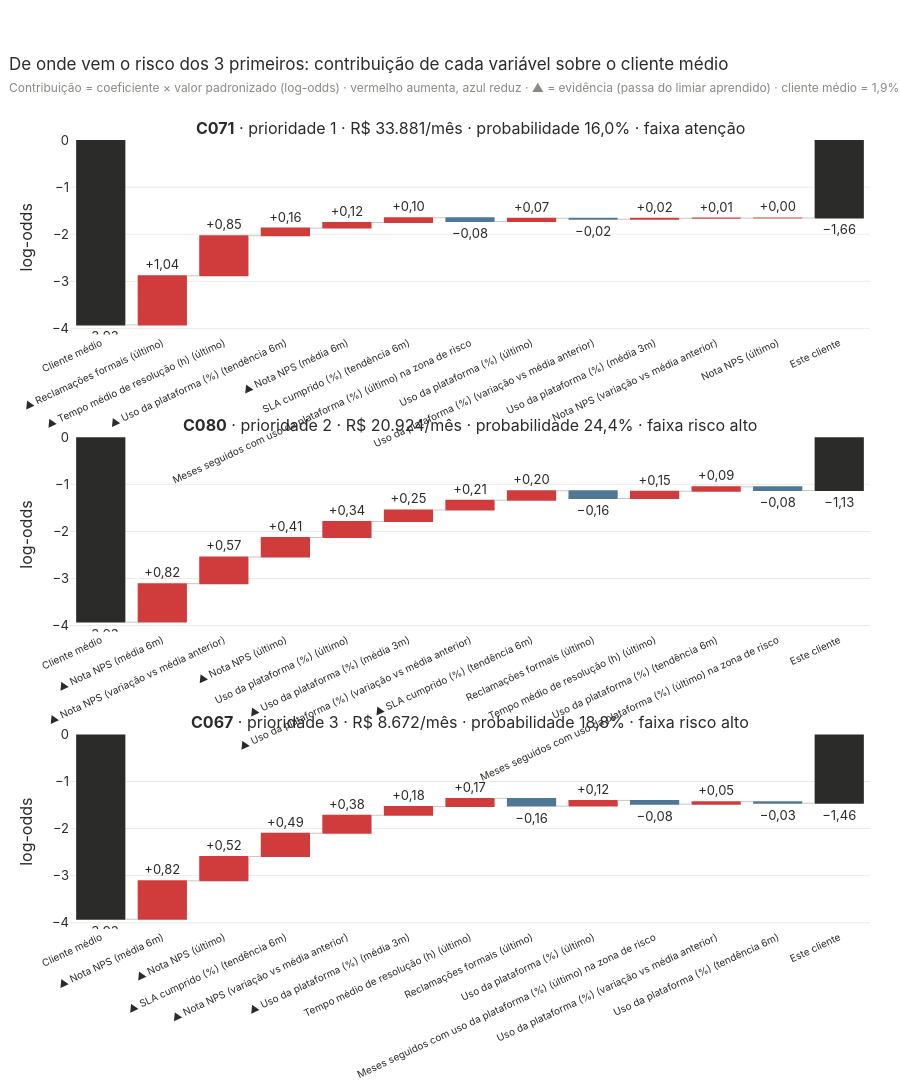

Here is the notebook cell this chart was saved with:
### Markdown cell above
## 6. Por que os 3 primeiros da fila

### Code cell
TOP3 = F.index[:3].tolist()
C3 = M.contribuicoes(r.X.loc[F.loc[TOP3, "linha"]])
C3.index = TOP3
b0 = M.intercepto
sig = lambda z: 1 / (1 + np.exp(-z))
fig = make_subplots(rows=3, cols=1, vertical_spacing=0.13,
                    subplot_titles=[f"<b>{c}</b> · prioridade {F.at[c, 'prioridade']} · {fmt_brl(F.at[c, 'valor_mensal'])}/mês · "
                                    f"probabilidade {pct(F.at[c, 'probabilidade'])} · faixa {NOME_FAIXA[F.at[c, 'faixa_risco']].lower()}" for c in TOP3])
for i, c in enumerate(TOP3, start=1):
    ct = C3.loc[c].reindex(C3.loc[c].abs().sort_values(ascending=False).index)
    ec = E[E.cliente == c].set_index("variavel")
    marca = ["▲ " if ec.at[f, "dispara"] else "" for f in ct.index]
    xs = ["Cliente médio"] + [f"{m}{ROT[f]}" for f, m in zip(ct.index, marca)] + ["Este cliente"]
    fig.add_trace(go.Waterfall(x=xs, y=[b0, *ct.values, 0], measure=["absolute"] + ["relative"] * len(ct) + ["total"],
                               increasing=dict(marker=dict(color=CORES["Cancelou"])), decreasing=dict(marker=dict(color=CORES["Ativo"])),
                               totals=dict(marker=dict(color=TINTA)), connector=dict(line=dict(color="#c9c7c0", width=1)),
                               text=[br(b0)] + [("+" if v > 0 else "") + br(v) for v in ct.values] + [br(b0 + ct.sum())], textposition="outside",
                               customdata=[f"Probabilidade do cliente médio: {pct(sig(b0))}"]
                                          + [f"{ec.at[f, 'titulo']}<br>{ec.at[f, 'detalhe']}" for f in ct.index]
                                          + [f"Probabilidade: {pct(sig(b0 + ct.sum()))}"],
                               hovertemplate="<b>%{x}</b><br>%{customdata}<br>Log-odds: %{y:+.2f}<extra></extra>", showlegend=False), row=i, col=1)
    fig.update_yaxes(title_text="log-odds", row=i, col=1)
fig.update_xaxes(tickangle=-25, tickfont_size=10)
fig.update_layout(height=1400, margin=dict(t=140, b=120),
                  title="De onde vem o risco dos 3 primeiros: contribuição de cada variável sobre o cliente médio"
                        + sub(f"Contribuição = coeficiente × valor padronizado (log-odds) · vermelho aumenta, azul reduz · "
                              f"▲ = evidência (passa do limiar aprendido) · cliente médio = {pct(sig(b0))}"))
fig.show()

### Figure 1 — Plotly figure (JSON) as saved in the notebook; plotly's stock layout.template omitted (floating-point values rounded to 4 significant figures)
{"data": [{"connector": {"line": {"color": "#c9c7c0", "width": 1}}, "customdata": ["Probabilidade do cliente médio: 1,9%", "Reclamações formais alto<br>Reclamações formais 3 no último mês (limite ≥ 1)", "Tempo médio de resolução (h) alto<br>Tempo médio de resolução (h) 40,2 no último mês (limite ≥ 28)", "Uso da plataforma (%) em queda<br>Uso da plataforma (%) em queda de 2,93 por mês nos últimos 6 meses (limite ≤ −2/mês)", "Nota NPS baixo<br>Nota NPS: 6,5 em média nos registros dos últimos 6 meses (limite ≤ 6,5)", "SLA cumprido (%) em queda<br>SLA cumprido (%) em queda de 2,20 por mês nos últimos 6 meses (limite ≤ −3/mês)", "Sinal recente<br>0 meses seguidos com uso da plataforma (%) (último) ≤ 65 (alerta a partir de 1)", "Uso da plataforma (%) baixo<br>Uso da plataforma (%) 76,3 no último mês (limite ≤ 65)", "Uso da plataforma (%) caiu<br>Uso da plataforma (%) caiu 0,7 vs a média anterior do cliente (79,3 → 78,6); limite: queda de 8", "Uso da plataforma (%) baixo<br>Uso da plataforma (%): 78,6 em média nos últimos 3 meses (limite ≤ 76)", "Nota NPS caiu<br>Nota NPS caiu 0,2 vs a média anterior do cliente (7,2 → 7); limite: queda de 1,5", "Nota NPS baixo<br>Nota NPS 7 no último registro (jun/2026) (limite ≤ 5)", "Probabilidade: 16,0%"], "decreasing": {"marker": {"color": "#4e7896"}}, "hovertemplate": "<b>%{x}</b><br>%{customdata}<br>Log-odds: %{y:+.2f}<extra></extra>", "increasing": {"marker": {"color": "#d03b3b"}}, "measure": ["absolute", "relative", "relative", "relative", "relative", "relative", "relative", "relative", "relative", "relative", "relative", "relative", "total"], "showlegend": false, "text": ["−3,93", "+1,04", "+0,85", "+0,16", "+0,12", "+0,10", "−0,08", "+0,07", "−0,02", "+0,02", "+0,01", "+0,00", "−1,66"], "textposition": "outside", "totals": {"marker": {"color": "#2b2b29"}}, "type": "waterfall", "x": ["Cliente médio", "▲ Reclamações formais (último)", "▲ Tempo médio de resolução (h) (último)", "▲ Uso da plataforma (%) (tendência 6m)", "▲ Nota NPS (média 6m)", "SLA cumprido (%) (tendência 6m)", "Meses seguidos com uso da plataforma (%) (último) na zona de risco", "Uso da plataforma (%) (último)", "Uso da plataforma (%) (variação vs média anterior)", "Uso da plataforma (%) (média 3m)", "Nota NPS (variação vs média anterior)", "Nota NPS (último)", "Este cliente"], "xaxis": "x", "y": [-3.926, 1.041, 0.8513, 0.1622, 0.1186, 0.101, -0.07913, 0.06856, -0.021, 0.01966, 0.005148, 0.002453, 0], "yaxis": "y"}, {"connector": {"line": {"color": "#c9c7c0", "width": 1}}, "customdata": ["Probabilidade do cliente médio: 1,9%", "Nota NPS baixo<br>Nota NPS: 3 em média nos registros dos últimos 6 meses (limite ≤ 6,5)", "Nota NPS caiu<br>Nota NPS caiu 4,3 vs a média anterior do cliente (7,3 → 3); limite: queda de 1,5", "Nota NPS baixo<br>Nota NPS 3 no último registro (mar/2026) (limite ≤ 5)", "Uso da plataforma (%) baixo<br>Uso da plataforma (%) 66,5 no último mês (limite ≤ 65)", "Uso da plataforma (%) baixo<br>Uso da plataforma (%): 69,5 em média nos últimos 3 meses (limite ≤ 76)", "Uso da plataforma (%) caiu<br>Uso da plataforma (%) caiu 11,7 vs a média anterior do cliente (81,2 → 69,5); limite: queda de 8", "SLA cumprido (%) em queda<br>SLA cumprido (%) em queda de 3,97 por mês nos últimos 6 meses (limite ≤ −3/mês)", "Reclamações formais alto<br>Reclamações formais 0 no último mês (limite ≥ 1)", "Tempo médio de resolução (h) alto<br>Tempo médio de resolução (h) 25,9 no último mês (limite ≥ 28)", "Uso da plataforma (%) em queda<br>Uso da plataforma (%) em queda de 1,89 por mês nos últimos 6 meses (limite ≤ −2/mês)", "Sinal recente<br>0 meses seguidos com uso da plataforma (%) (último) ≤ 65 (alerta a partir de 1)", "Probabilidade: 24,4%"], "decreasing": {"marker": {"color": "#4e7896"}}, "hovertemplate": "<b>%{x}</b><br>%{customdata}<br>Log-odds: %{y:+.2f}<extra></extra>", "increasing": {"marker": {"color": "#d03b3b"}}, "measure": ["absolute", "relative", "relative", "relative", "relative", "relative", "relative", "relative", "relative", "relative", "relative", "relative", "total"], "showlegend": false, "text": ["−3,93", "+0,82", "+0,57", "+0,41", "+0,34", "+0,25", "+0,21", "+0,20", "−0,16", "+0,15", "+0,09", "−0,08", "−1,13"], "textposition": "outside", "totals": {"marker": {"color": "#2b2b29"}}, "type": "waterfall", "x": ["Cliente médio", "▲ Nota NPS (média 6m)", "▲ Nota NPS (variação vs média anterior)", "▲ Nota NPS (último)", "Uso da plataforma (%) (último)", "▲ Uso da plataforma (%) (média 3m)", "▲ Uso da plataforma (%) (variação vs média anterior)", "▲ SLA cumprido (%) (tendência 6m)", "Reclamações formais (último)", "Tempo médio de resolução (h) (último)", "Uso da plataforma (%) (tendência 6m)", "Meses seguidos com uso da plataforma (%) (último) na zona de risco", "Este cliente"], "xaxis": "x2", "y": [-3.926, 0.8158, 0.5664, 0.4141, 0.3383, 0.246, 0.208, 0.1996, -0.1642, 0.1545, 0.09293, -0.07913, 0], "yaxis": "y2"}, {"connector": {"line": {"color": "#c9c7c0", "width": 1}}, "customdata": ["Probabilidade do cliente médio: 1,9%", "Nota NPS baixo<br>Nota NPS: 3 em média nos registros dos últimos 6 meses (limite ≤ 6,5)", "Nota NPS baixo<br>Nota NPS 2 no último registro (jun/2026) (limite ≤ 5)", "SLA cumprido (%) em queda<br>SLA cumprido (%) em queda de 9,23 por mês nos últimos 6 meses (limite ≤ −3/mês)", "Nota NPS caiu<br>Nota NPS caiu 3 vs a média anterior do cliente (5 → 2); limite: queda de 1,5", "Uso da plataforma (%) baixo<br>Uso da plataforma (%): 72 em média nos últimos 3 meses (limite ≤ 76)", "Tempo médio de resolução (h) alto<br>Tempo médio de resolução (h) 26,3 no último mês (limite ≥ 28)", "Reclamações formais alto<br>Reclamações formais 0 no último mês (limite ≥ 1)", "Uso da plataforma (%) baixo<br>Uso da plataforma (%) 74,4 no último mês (limite ≤ 65)", "Sinal recente<br>0 meses seguidos com uso da plataforma (%) (último) ≤ 65 (alerta a partir de 1)", "Uso da plataforma (%) caiu<br>Uso da plataforma (%) caiu 4,2 vs a média anterior do cliente (76,2 → 72); limite: queda de 8", "Uso da plataforma (%) em alta<br>Uso da plataforma (%) em alta de 0,00 por mês nos últimos 6 meses (limite ≤ −2/mês)", "Probabilidade: 18,8%"], "decreasing": {"marker": {"color": "#4e7896"}}, "hovertemplate": "<b>%{x}</b><br>%{customdata}<br>Log-odds: %{y:+.2f}<extra></extra>", "increasing": {"marker": {"color": "#d03b3b"}}, "measure": ["absolute", "relative", "relative", "relative", "relative", "relative", "relative", "relative", "relative", "relative", "relative", "relative", "total"], "showlegend": false, "text": ["−3,93", "+0,82", "+0,52", "+0,49", "+0,38", "+0,18", "+0,17", "−0,16", "+0,12", "−0,08", "+0,05", "−0,03", "−1,46"], "textposition": "outside", "totals": {"marker": {"color": "#2b2b29"}}, "type": "waterfall", "x": ["Cliente médio", "▲ Nota NPS (média 6m)", "▲ Nota NPS (último)", "▲ SLA cumprido (%) (tendência 6m)", "▲ Nota NPS (variação vs média anterior)", "▲ Uso da plataforma (%) (média 3m)", "Tempo médio de resolução (h) (último)", "Reclamações formais (último)", "Uso da plataforma (%) (último)", "Meses seguidos com uso da plataforma (%) (último) na zona de risco", "Uso da plataforma (%) (variação vs média anterior)", "Uso da plataforma (%) (tendência 6m)", "Este cliente"], "xaxis": "x3", "y": [-3.926, 0.8158, 0.517, 0.493, 0.3831, 0.1838, 0.174, -0.1642, 0.1209, -0.07913, 0.05202, -0.03258, 0], "yaxis": "y3"}], "layout": {"annotations": [{"font": {"size": 16}, "showarrow": false, "text": "<b>C071</b> · prioridade 1 · R$ 33.881/mês · probabilidade 16,0% · faixa atenção", "x": 0.5, "xanchor": "center", "xref": "paper", "y": 1.0, "yanchor": "bottom", "yref": "paper"}, {"font": {"size": 16}, "showarrow": false, "text": "<b>C080</b> · prioridade 2 · R$ 20.924/mês · probabilidade 24,4% · faixa risco alto", "x": 0.5, "xanchor": "center", "xref": "paper", "y": 0.6233, "yanchor": "bottom", "yref": "paper"}, {"font": {"size": 16}, "showarrow": false, "text": "<b>C067</b> · prioridade 3 · R$ 8.672/mês · probabilidade 18,8% · faixa risco alto", "x": 0.5, "xanchor": "center", "xref": "paper", "y": 0.2467, "yanchor": "bottom", "yref": "paper"}], "height": 1400, "margin": {"b": 120, "t": 140}, "title": {"text": "De onde vem o risco dos 3 primeiros: contribuição de cada variável sobre o cliente médio<br><span style='font-size:12px;color:#8a8984'>Contribuição = coeficiente × valor padronizado (log-odds) · vermelho aumenta, azul reduz · ▲ = evidência (passa do limiar aprendido) · cliente médio = 1,9%</span>"}, "xaxis": {"anchor": "y", "domain": [0.0, 1.0], "tickangle": -25, "tickfont": {"size": 10}}, "xaxis2": {"anchor": "y2", "domain": [0.0, 1.0], "tickangle": -25, "tickfont": {"size": 10}}, "xaxis3": {"anchor": "y3", "domain": [0.0, 1.0], "tickangle": -25, "tickfont": {"size": 10}}, "yaxis": {"anchor": "x", "domain": [0.7533, 1.0], "title": {"text": "log-odds"}}, "yaxis2": {"anchor": "x2", "domain": [0.3767, 0.6233], "title": {"text": "log-odds"}}, "yaxis3": {"anchor": "x3", "domain": [0.0, 0.2467], "title": {"text": "log-odds"}}}}
